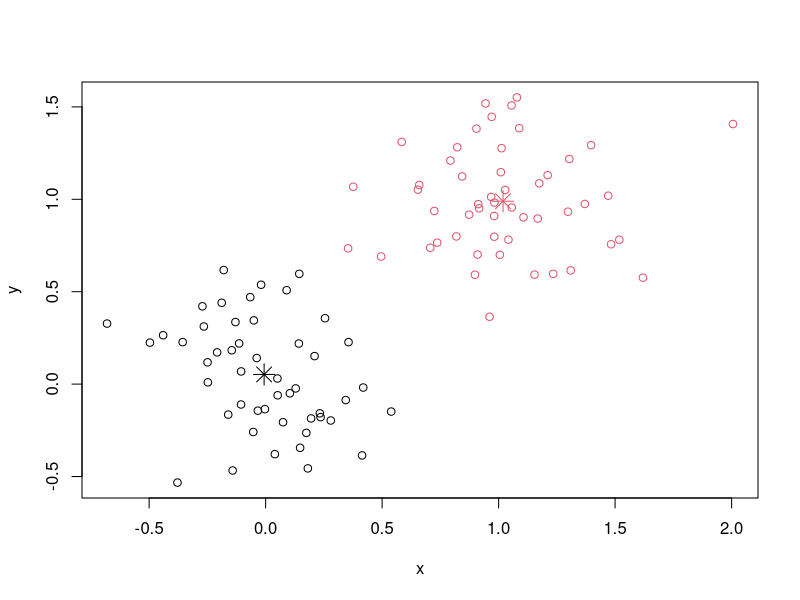

Write the R code that produced this figure.
library(graphics)

set_center <- function(X,k)
{
}

set_cluster <- function(X,k,center)
{
	numClu <- dim(center)[2]
	numData <- dim(X)[1]
	for(i in 1:numData)
	{
	}
}

my_kmean <- function(X,k)
{
#randomly assign center

#	
}


x <- rbind(matrix(rnorm(100, sd = 0.3), ncol = 2),
           matrix(rnorm(100, mean = 1, sd = 0.3), ncol = 2))
colnames(x) <- c("x", "y")
(cl <- kmeans(x, 2))
plot(x, col = cl$cluster)
points(cl$centers, col = 1:2, pch = 8, cex = 2)
